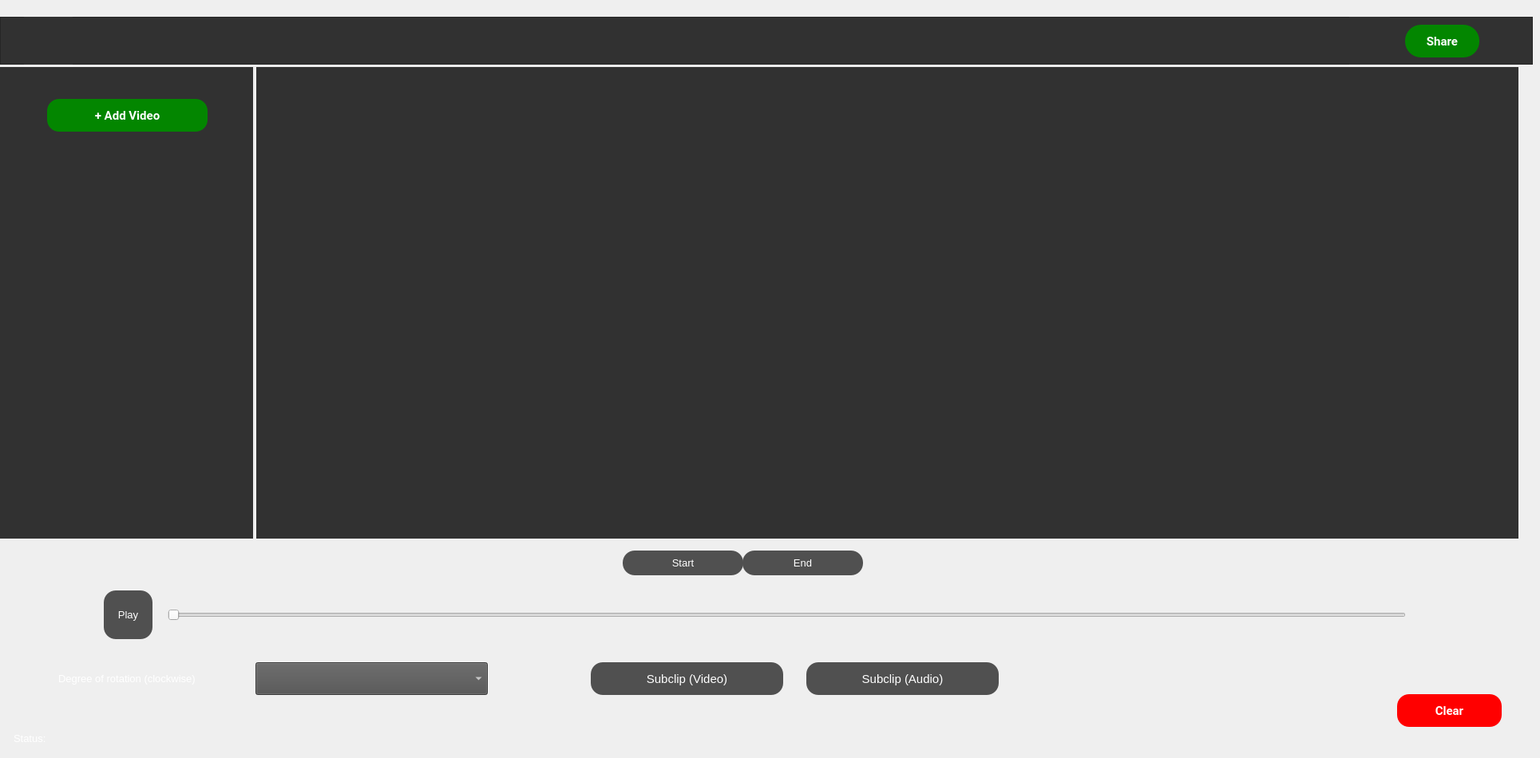
     <widget class="QWidget" name="videoPage">
      <widget class="QFrame" name="headerFrame_3">
       <property name="geometry">
        <rect>
         <x>0</x>
         <y>21</y>
         <width>1920</width>
         <height>60</height>
        </rect>
       </property>
       <property name="styleSheet">
        <string notr="true">background-color: rgb(49, 49, 49);
</string>
       </property>
       <property name="frameShape">
        <enum>QFrame::StyledPanel</enum>
       </property>
       <property name="frameShadow">
        <enum>QFrame::Raised</enum>
       </property>
       <widget class="QPushButton" name="btnResetVideo">
        <property name="geometry">
         <rect>
          <x>30</x>
          <y>0</y>
          <width>61</width>
          <height>61</height>
         </rect>
        </property>
        <property name="autoFillBackground">
         <bool>false</bool>
        </property>
        <property name="styleSheet">
         <string notr="true">border: 0px</string>
        </property>
        <property name="text">
         <string/>
        </property>
        <property name="icon">
         <iconset>
          <normaloff>icon/reset.png</normaloff>icon/reset.png</iconset>
        </property>
        <property name="iconSize">
         <size>
          <width>35</width>
          <height>35</height>
         </size>
        </property>
       </widget>
       <widget class="QPushButton" name="btnSaveVideo">
        <property name="geometry">
         <rect>
          <x>1690</x>
          <y>0</y>
          <width>51</width>
          <height>61</height>
         </rect>
        </property>
        <property name="styleSheet">
         <string notr="true">border: 0px;
alignt: center;</string>
        </property>
        <property name="text">
         <string/>
        </property>
        <property name="icon">
         <iconset>
          <normaloff>icon/down.png</normaloff>icon/down.png</iconset>
        </property>
        <property name="iconSize">
         <size>
          <width>35</width>
          <height>35</height>
         </size>
        </property>
       </widget>
       <widget class="QPushButton" name="btnSharePaint_2">
        <property name="geometry">
         <rect>
          <x>1760</x>
          <y>10</y>
          <width>93</width>
          <height>41</height>
         </rect>
        </property>
        <property name="font">
         <font>
          <family>Roboto</family>
          <pointsize>11</pointsize>
          <weight>75</weight>
          <bold>true</bold>
         </font>
        </property>
        <property name="styleSheet">
         <string notr="true">border-radius: 20px;
background-color: rgb(3, 134, 0);
color: #FFFFFF;</string>
        </property>
        <property name="text">
         <string>Share</string>
        </property>
       </widget>
      </widget>
      <widget class="QWidget" name="toolsWid" native="true">
       <property name="geometry">
        <rect>
         <x>-1</x>
         <y>84</y>
         <width>318</width>
         <height>591</height>
        </rect>
       </property>
       <property name="styleSheet">
        <string notr="true">background-color: rgb(49, 49, 49);
</string>
       </property>
       <widget class="QPushButton" name="btnAddVideo">
        <property name="geometry">
         <rect>
          <x>60</x>
          <y>40</y>
          <width>201</width>
          <height>41</height>
         </rect>
        </property>
        <property name="font">
         <font>
          <family>Roboto</family>
          <pointsize>11</pointsize>
          <weight>75</weight>
          <bold>true</bold>
         </font>
        </property>
        <property name="styleSheet">
         <string notr="true">border-radius: 15px;
background-color: rgb(3, 134, 0);
color: #FFFFFF;</string>
        </property>
        <property name="text">
         <string>+ Add Video</string>
        </property>
       </widget>
      </widget>
      <widget class="QWidget" name="videoWid" native="true">
       <property name="geometry">
        <rect>
         <x>321</x>
         <y>84</y>
         <width>1581</width>
         <height>591</height>
        </rect>
       </property>
       <property name="styleSheet">
        <string notr="true">background-color: rgb(49, 49, 49);
</string>
       </property>
      </widget>
      <widget class="QPushButton" name="btnplay">
       <property name="geometry">
        <rect>
         <x>130</x>
         <y>740</y>
         <width>61</width>
         <height>61</height>
        </rect>
       </property>
       <property name="font">
        <font>
         <pointsize>10</pointsize>
        </font>
       </property>
       <property name="styleSheet">
        <string notr="true">border-radius: 15px;
background-color: rgb(80, 80, 80);
color: #FFFFFF;</string>
       </property>
       <property name="text">
        <string>Play</string>
       </property>
      </widget>
      <widget class="QSlider" name="horizontalSlider">
       <property name="geometry">
        <rect>
         <x>210</x>
         <y>760</y>
         <width>1551</width>
         <height>22</height>
        </rect>
       </property>
       <property name="styleSheet">
        <string notr="true"/>
       </property>
       <property name="orientation">
        <enum>Qt::Horizontal</enum>
       </property>
      </widget>
      <widget class="QPushButton" name="btnClear">
       <property name="geometry">
        <rect>
         <x>1750</x>
         <y>870</y>
         <width>131</width>
         <height>41</height>
        </rect>
       </property>
       <property name="font">
        <font>
         <family>Roboto</family>
         <pointsize>11</pointsize>
         <weight>75</weight>
         <bold>true</bold>
        </font>
       </property>
       <property name="styleSheet">
        <string notr="true">border-radius: 15px;
background-color: red;
color: #FFFFFF;</string>
       </property>
       <property name="text">
        <string>Clear</string>
       </property>
      </widget>
      <widget class="QPushButton" name="btnStart">
       <property name="geometry">
        <rect>
         <x>780</x>
         <y>690</y>
         <width>151</width>
         <height>31</height>
        </rect>
       </property>
       <property name="font">
        <font>
         <pointsize>10</pointsize>
        </font>
       </property>
       <property name="styleSheet">
        <string notr="true">border-radius: 15px;
border-right-radius:0px;
background-color: rgb(80, 80, 80);
color: #FFFFFF;</string>
       </property>
       <property name="text">
        <string>Start</string>
       </property>
      </widget>
      <widget class="QPushButton" name="btnEnd">
       <property name="geometry">
        <rect>
         <x>930</x>
         <y>690</y>
         <width>151</width>
         <height>31</height>
        </rect>
       </property>
       <property name="font">
        <font>
         <pointsize>10</pointsize>
        </font>
       </property>
       <property name="styleSheet">
        <string notr="true">border-radius: 15px;
border-right-radius:0px;
background-color: rgb(80, 80, 80);
color: #FFFFFF;</string>
       </property>
       <property name="text">
        <string>End</string>
       </property>
      </widget>
      <widget class="QLabel" name="lblStatus">
       <property name="geometry">
        <rect>
         <x>4</x>
         <y>910</y>
         <width>1351</width>
         <height>31</height>
        </rect>
       </property>
       <property name="font">
        <font>
         <pointsize>10</pointsize>
        </font>
       </property>
       <property name="styleSheet">
        <string notr="true">color: rgb(255, 255, 255);
padding-left: 10px;</string>
       </property>
       <property name="text">
        <string>Status:</string>
       </property>
      </widget>
      <widget class="QComboBox" name="combobox_degree">
       <property name="geometry">
        <rect>
         <x>320</x>
         <y>830</y>
         <width>291</width>
         <height>41</height>
        </rect>
       </property>
       <property name="styleSheet">
        <string notr="true">background-color: rgb(80, 80, 80);
color: #FFFFFF;</string>
       </property>
      </widget>
      <widget class="QLabel" name="lblRotateVideo">
       <property name="geometry">
        <rect>
         <x>60</x>
         <y>830</y>
         <width>241</width>
         <height>41</height>
        </rect>
       </property>
       <property name="font">
        <font>
         <pointsize>10</pointsize>
        </font>
       </property>
       <property name="styleSheet">
        <string notr="true">color: rgb(255, 255, 255);
padding-left: 10px;</string>
       </property>
       <property name="text">
        <string>Degree of rotation (clockwise)</string>
       </property>
      </widget>
      <widget class="QPushButton" name="btnSubclipVid">
       <property name="geometry">
        <rect>
         <x>740</x>
         <y>830</y>
         <width>241</width>
         <height>41</height>
        </rect>
       </property>
       <property name="font">
        <font>
         <pointsize>11</pointsize>
        </font>
       </property>
       <property name="styleSheet">
        <string notr="true">border-radius: 15px;
border-right-radius:0px;
background-color: rgb(80, 80, 80);
color: #FFFFFF;</string>
       </property>
       <property name="text">
        <string>Subclip (Video)</string>
       </property>
      </widget>
      <widget class="QPushButton" name="btnSubclipAu">
       <property name="geometry">
        <rect>
         <x>1010</x>
         <y>830</y>
         <width>241</width>
         <height>41</height>
        </rect>
       </property>
       <property name="font">
        <font>
         <pointsize>11</pointsize>
        </font>
       </property>
       <property name="styleSheet">
        <string notr="true">border-radius: 15px;
border-right-radius:0px;
background-color: rgb(80, 80, 80);
color: #FFFFFF;</string>
       </property>
       <property name="text">
        <string>Subclip (Audio)</string>
       </property>
      </widget>
     </widget>
